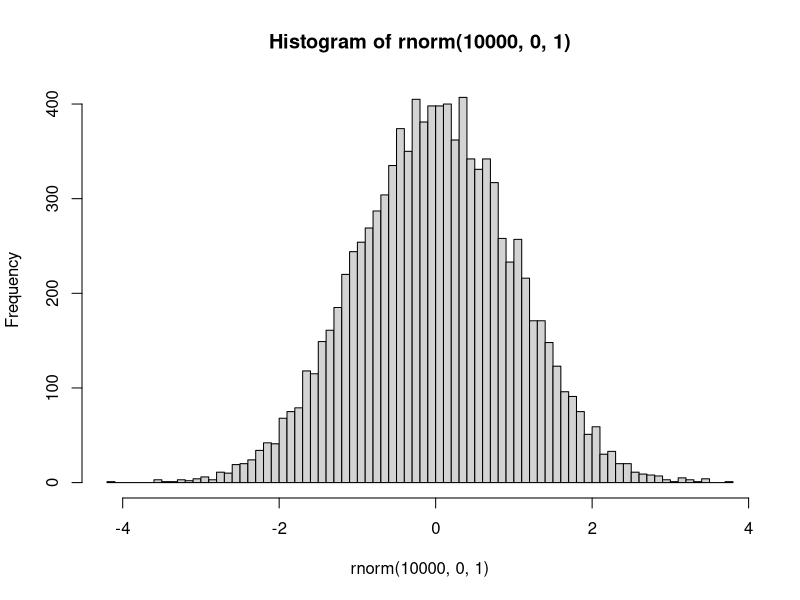
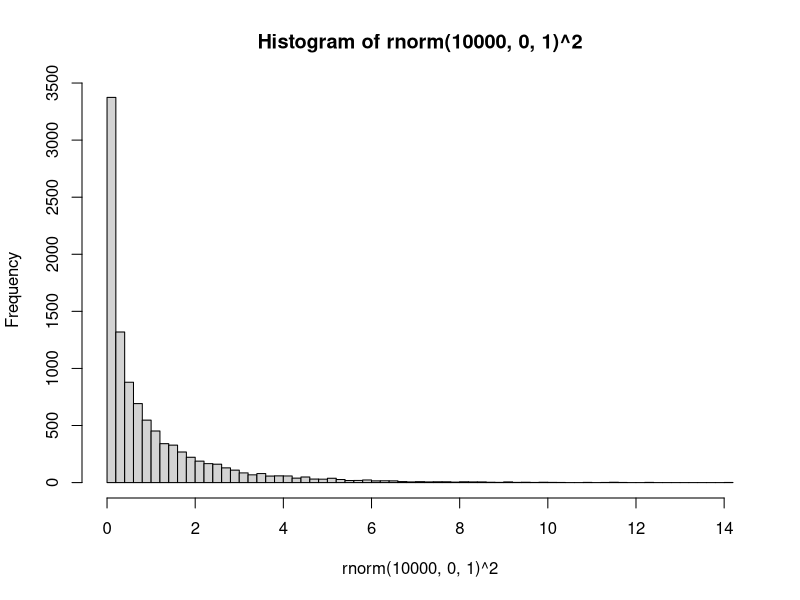
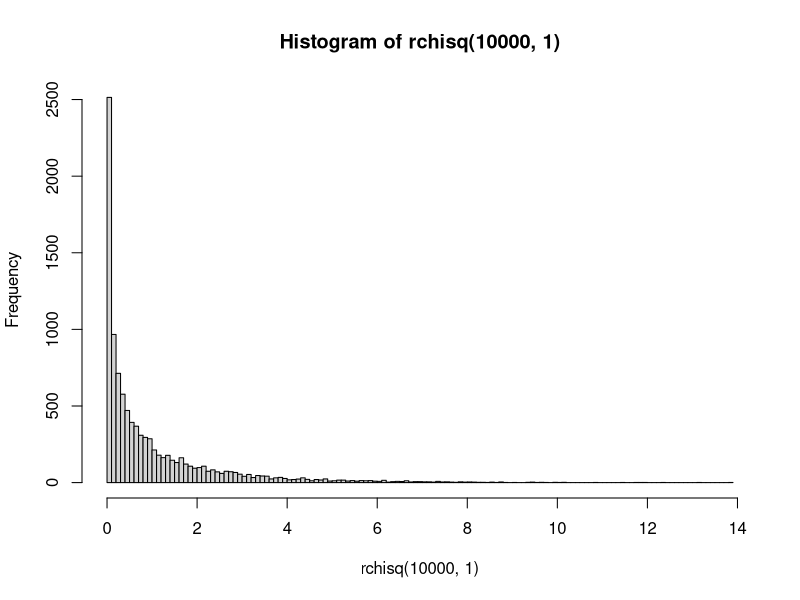
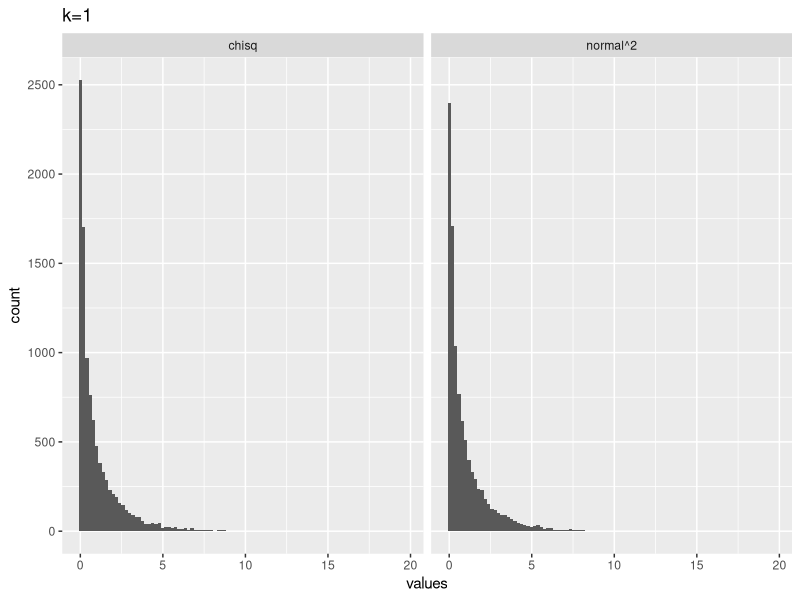
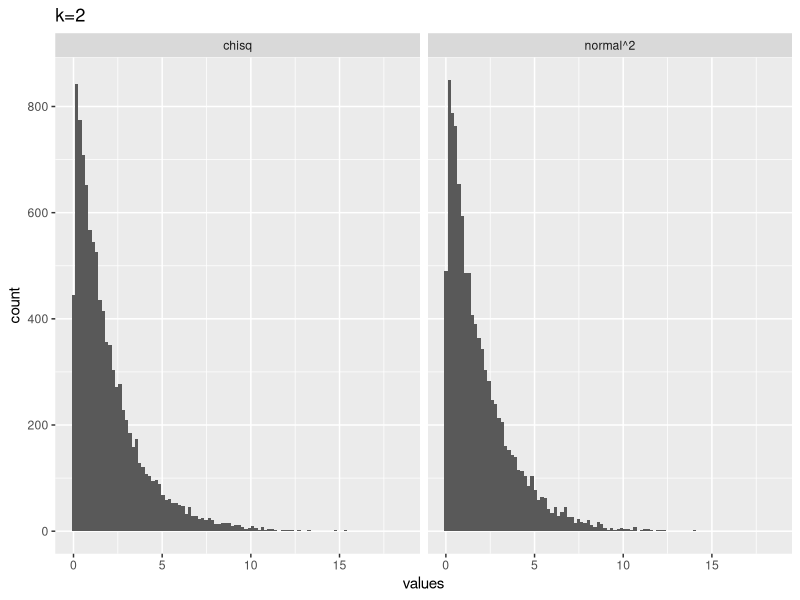
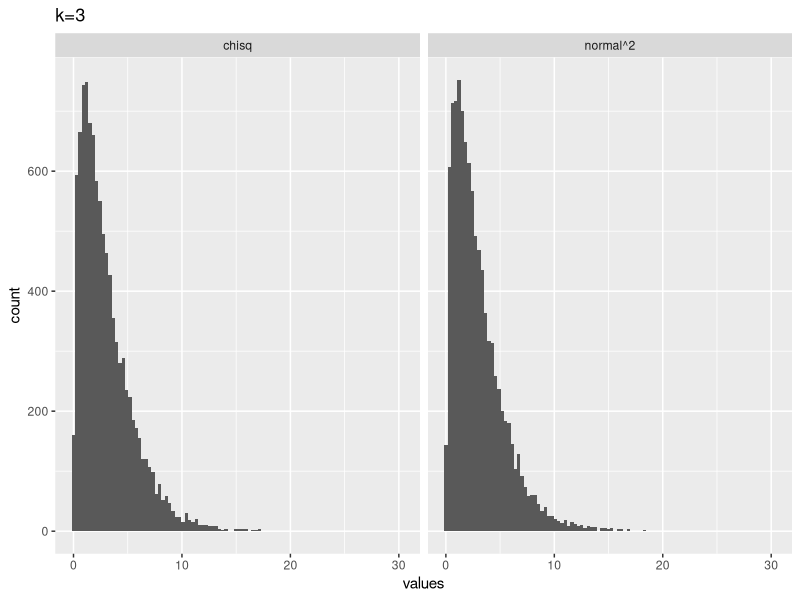
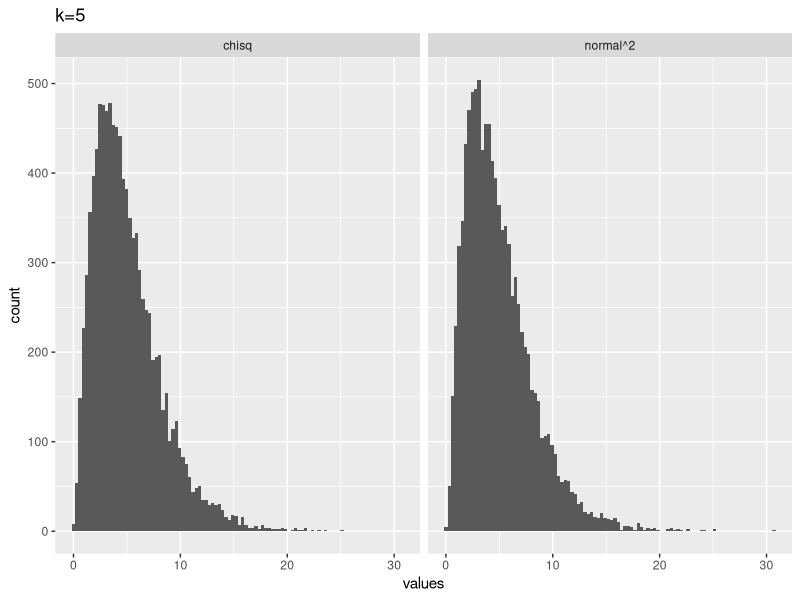
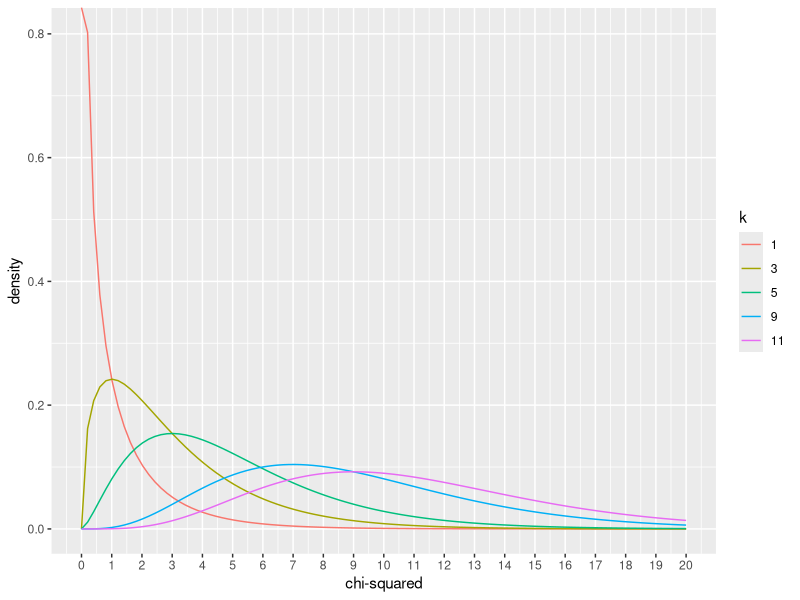

Generate these figures, in order, with R:
## ---- chunk 1
knitr::opts_chunk$set(cache=TRUE, message = FALSE, warning = FALSE)
## ---- chunk 2
?chisq.test
## ---- chunk 3
my_vals <- c(20,30)
(xsq <- chisq.test(my_vals))

xsq$statistic
xsq$observed
xsq$expected
xsq$residuals


sum(((xsq$observed - xsq$expected)^2) / xsq$expected)

## ---- chunk 4
my_vals <- c(20,30)
chisq.test(my_vals, p = c(.25,.75))
## ---- chunk 5
my_vals <- c(20,30,10,10,30,30)
chisq.test(my_vals)
## ---- chunk 6
M <- as.table(rbind(c(762, 327, 468), c(484, 239, 477)))
dimnames(M) <- list(gender = c("F", "M"),
                    party = c("Democrat","Independent", "Republican"))
(Xsq <- chisq.test(M))  # Prints test summary
Xsq$observed   # observed counts (same as M)
Xsq$expected   # expected counts under the null
Xsq$residuals  # Pearson residuals
Xsq$stdres     # standardized residuals
Xsq$p.value
Xsq$statistic
## ---- chunk 7
coin_toss <- data.frame(outcome = c("H","T"),
                        O = c(23,27),
                        E = c(25,25))
knitr::kable(coin_toss)
## ---- chunk 8
library(dplyr)

coin_toss <- coin_toss %>%
  mutate(d = O - E) %>%
  mutate(d_sq = d^2) %>%
  mutate(div = d_sq/E )

knitr::kable(coin_toss)

# compute chi-square
sum(coin_toss$div)

# compute chi-square 
O <- c(23,27)
E <- c(25,25)
sum(((O-E)^2)/E)

# compute chi-square
chisq.test(x=c(23,27))

## ---- chunk 9
chisq.test(x=c(47,3))
## ---- chunk 10
# normal histogram
hist(rnorm(10000,0,1), breaks = 100)

# chi-squared with k = 1
hist(rnorm(10000,0,1)^2, breaks = 100)
## ---- chunk 11
hist(rchisq(10000,1), breaks=100)
## ---- chunk 12
# k = 1
from_normal <- replicate(10000, rnorm(1,0,1)^2)
from_chisq  <- rchisq(10000,1)
plot_df <- data.frame(values = c(from_normal,
                                 from_chisq),
                      source = c("normal^2","chisq"))

library(ggplot2)
ggplot(plot_df, aes(x=values))+
  geom_histogram(bins=100)+
  ggtitle("k=1")+
  facet_wrap(~source)
## ---- chunk 13
# k = 2
from_normal <- replicate(10000, sum(rnorm(2,0,1)^2))
from_chisq  <- rchisq(10000,2)
plot_df <- data.frame(values = c(from_normal,
                                 from_chisq),
                      source = c("normal^2","chisq"))

library(ggplot2)
ggplot(plot_df, aes(x=values))+
  geom_histogram(bins=100)+
  ggtitle("k=2")+
  facet_wrap(~source)
## ---- chunk 14
# k = 3
from_normal <- replicate(10000, sum(rnorm(3,0,1)^2))
from_chisq  <- rchisq(10000,3)
plot_df <- data.frame(values = c(from_normal,
                                 from_chisq),
                      source = c("normal^2","chisq"))

library(ggplot2)
ggplot(plot_df, aes(x=values))+
  geom_histogram(bins=100)+
  ggtitle("k=3")+
  facet_wrap(~source)
## ---- chunk 15
# k = 5
from_normal <- replicate(10000, sum(rnorm(5,0,1)^2))
from_chisq  <- rchisq(10000,5)
plot_df <- data.frame(values = c(from_normal,
                                 from_chisq),
                      source = c("normal^2","chisq"))

library(ggplot2)
ggplot(plot_df, aes(x=values))+
  geom_histogram(bins=100)+
  ggtitle("k=5")+
  facet_wrap(~source)
## ---- chunk 16

plot_df <- data.frame(values = c(dchisq(x=seq(0,20,length.out = 100), df=1),
                                 dchisq(x=seq(0,20,length.out = 100), df=3),
                                 dchisq(x=seq(0,20,length.out = 100), df=5),
                                 dchisq(x=seq(0,20,length.out = 100), df=9),
                                 dchisq(x=seq(0,20,length.out = 100), df=11)
                                 ),
                      x = rep(seq(0,20,length.out = 100),5),
                      k = as.factor(rep(c(1,3,5,9,11), each = 100))
                      )

ggplot(plot_df, aes(x = x, y=values, color=k, group=k))+
  geom_line()+
  ylab("density")+
  xlab("chi-squared")+
  scale_x_continuous(breaks=0:20)

## ---- chunk 17
a<- replicate(10000,sum(rnorm(5,0,1)^2))
hist(a)

## ---- chunk 18
mean(rnorm(10000,0,1))
## ---- chunk 19
mean(rnorm(10000,0,1)^2)
## ---- chunk 20
mean(rchisq(10000,10))
## ---- chunk 21
# flip a coin 10 times
hist(rbinom(10000,10,.5), breaks=seq(0,10,1))

# flip a coin 100 times
hist(rbinom(10000,100,.5), breaks=seq(20,80,1))
## ---- chunk 22
pbinom(2,10,.5, lower.tail = TRUE)*2
## ---- chunk 23
chisq.test(c(2,8))
## ---- chunk 24
pbinom(40,100,.5, lower.tail = TRUE)*2
chisq.test(c(40,60))
## ---- chunk 25
pbinom(450,1000,.5, lower.tail = TRUE)*2
chisq.test(c(450,550))
## ---- chunk 26
pbinom(4900,10000,.5, lower.tail = TRUE)*2
chisq.test(c(4900,5100))
## ---- chunk 27
pchisq(18.24, 19, lower.tail = FALSE)
## ---- chunk 28
replicate(5,sample(c(1,0),2))
## ---- chunk 29
chisq.test(replicate(5,sample(c(1,0),2)))
## ---- chunk 30
chisq.test(replicate(5,sample(c(1,0),2)))
## ---- chunk 31
chisq.test(replicate(19,sample(c(1,0),2)))
